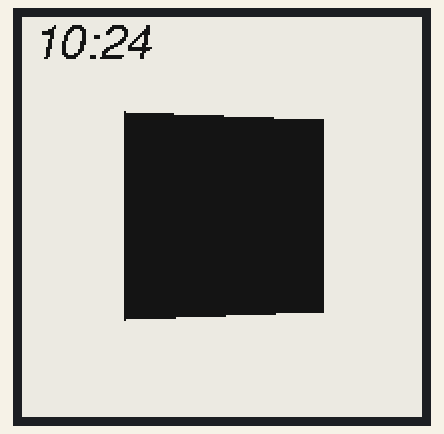
A sketch run on a simulated ESP32. On the bench: 200×200 one-colour display. The local clock reads 2024-03-15 10:24:30 at power-on unless the sketch sets it.

Above: at 0.6 s.
At 3.1 s:
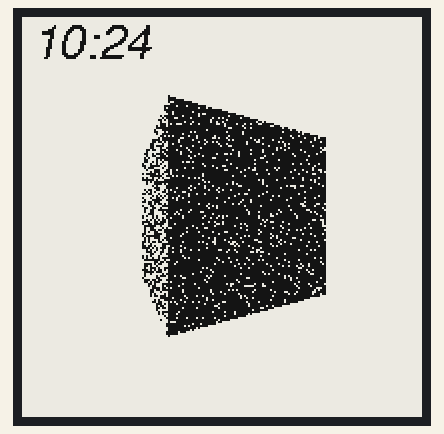
At 5.6 s:
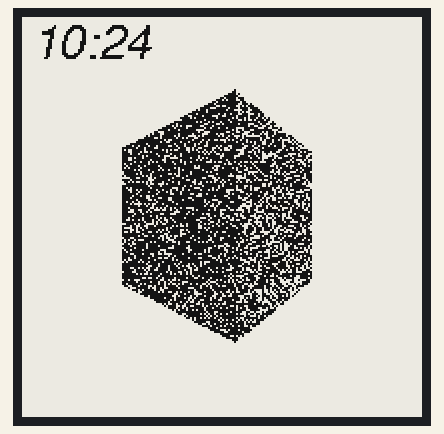
At 10.2 s:
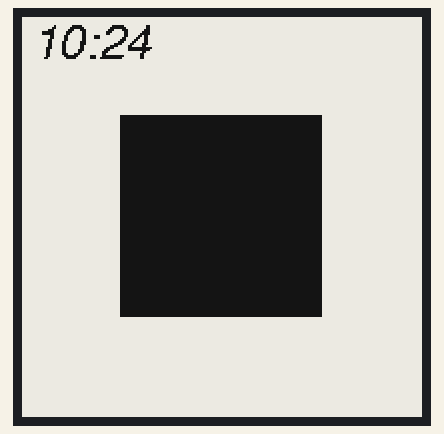
At 30.9 s:
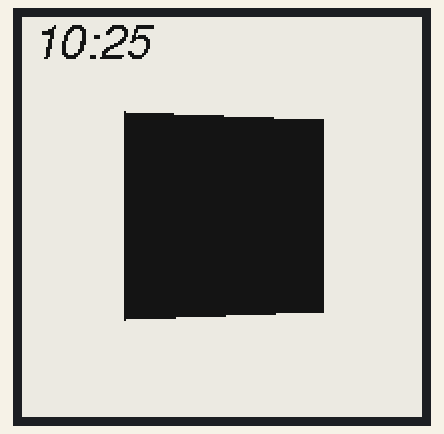
At 39.5 s:
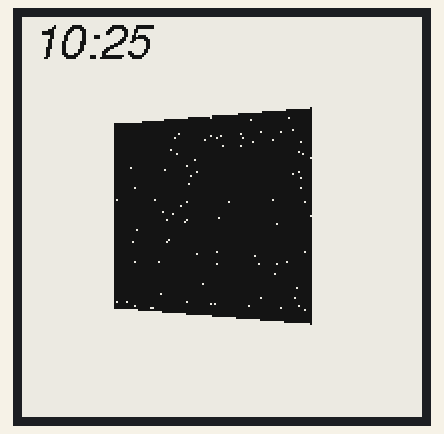

The sketch:

WatchyShader.ino
```cpp
#include "watchyShader.h"

WatchyShader watchy;

void setup(){
	Serial.begin(9600);
	watchy.init();
}

void loop(){}
```

geometry.cpp
```cpp
//geometry cpp
//vector, matrices, and projection stuff

#include "geometry.h"
#include <math.h>


vec3 cross(vec3 a, vec3 b){
	vec3 cr(a.data[1]*b.data[2]-a.data[2]*b.data[1],
		a.data[2]*b.data[0]-a.data[0]*b.data[2],
		a.data[0]*b.data[1]-a.data[1]*b.data[0]);
	return cr;
}

//normalizes vector
vec3 normal(vec3 a){
	vec3 norm = a*sqrt(dot(a,a));
	return norm;
}

float dot(vec3 a, vec3 b){
	return a.data[0]*b.data[0]+a.data[1]*b.data[1]+a.data[2]*b.data[2];
}

vec3 operator+(vec3 a, vec3 b){
	vec3 s(a.data[0]+b.data[0],
			a.data[1]+b.data[1],
			a.data[2]+b.data[2]);
	return s;
}

vec3 operator*(vec3 a, float b){
	vec3 p(a.data[0]*b,
			a.data[1]*b,
			a.data[2]*b);
	return p;
}

vec3 operator-(vec3 a, vec3 b){
	vec3 d(a.data[0]-b.data[0],
			a.data[1]-b.data[1],
			a.data[2]-b.data[2]);
	return d;
}

mat4 perspective(float fovy, float aspect, float nr, float fr){
	float t = 1/tan(fovy*0.5f);
	float a = t/aspect;
	float b = t;
	float c = fr/(fr-nr);
	float d = 1;
	float e = -nr*fr/(fr-nr);

	mat4 proj;
	proj.data[0]=a;
	proj.data[1]=0;
	proj.data[2]=0;
	proj.data[3]=0;
	proj.data[4]=0;
	proj.data[5]=b;
	proj.data[6]=0;
	proj.data[7]=0;
	proj.data[8]=0;
	proj.data[9]=0;
	proj.data[10]=c;
	proj.data[11]=d;
	proj.data[12]=0;
	proj.data[13]=0;
	proj.data[14]=e;
	proj.data[15]=0;
	return proj;
}

mat4 lookAt(vec3 eye, vec3 at, vec3 up){
	vec3 z = normal(at-eye);
	vec3 x = normal(cross(up,z));
	vec3 y = cross(z,x);
	float a = -dot(x,eye);
	float b = -dot(y,eye);
	float c = -dot(z,eye);

	mat4 view;
	view.data[0]=x.data[0];
	view.data[1]=y.data[0];
	view.data[2]=z.data[0];
	view.data[3]=0;
	view.data[4]=x.data[1];
	view.data[5]=y.data[1];
	view.data[6]=z.data[1];
	view.data[7]=0;
	view.data[8]=x.data[2];
	view.data[9]=y.data[2];
	view.data[10]=z.data[2];
	view.data[11]=0;
	view.data[12]=a;
	view.data[13]=b;
	view.data[14]=c;
	view.data[15]=1;
	return view;
}

mat4 operator*(mat4 a,mat4 b){
	mat4 product;
	product.data[0]=a.data[0]*b.data[0]+a.data[4]*b.data[1]+
					a.data[8]*b.data[2]+a.data[12]*b.data[3];
	product.data[1]=a.data[1]*b.data[0]+a.data[5]*b.data[1]+
					a.data[9]*b.data[2]+a.data[13]*b.data[3];
	product.data[2]=a.data[2]*b.data[0]+a.data[6]*b.data[1]+
					a.data[10]*b.data[2]+a.data[14]*b.data[3];
	product.data[3]=a.data[3]*b.data[0]+a.data[7]*b.data[1]+
					a.data[11]*b.data[2]+a.data[15]*b.data[3];
	product.data[4]=a.data[0]*b.data[4]+a.data[4]*b.data[5]+
					a.data[8]*b.data[6]+a.data[12]*b.data[7];
	product.data[5]=a.data[1]*b.data[4]+a.data[5]*b.data[5]+
					a.data[9]*b.data[6]+a.data[13]*b.data[7];
	product.data[6]=a.data[2]*b.data[4]+a.data[6]*b.data[5]+
					a.data[10]*b.data[6]+a.data[14]*b.data[7];
	product.data[7]=a.data[3]*b.data[4]+a.data[7]*b.data[5]+
					a.data[11]*b.data[6]+a.data[15]*b.data[7];
	product.data[8]=a.data[0]*b.data[8]+a.data[4]*b.data[9]+
					a.data[8]*b.data[10]+a.data[12]*b.data[11];
	product.data[9]=a.data[1]*b.data[8]+a.data[5]*b.data[9]+
					a.data[9]*b.data[10]+a.data[13]*b.data[11];
	product.data[10]=a.data[2]*b.data[8]+a.data[6]*b.data[9]+
					a.data[10]*b.data[10]+a.data[14]*b.data[11];
	product.data[11]=a.data[3]*b.data[8]+a.data[7]*b.data[9]+
					a.data[11]*b.data[10]+a.data[15]*b.data[11];
	product.data[12]=a.data[0]*b.data[12]+a.data[4]*b.data[13]+
					a.data[8]*b.data[14]+a.data[12]*b.data[15];
	product.data[13]=a.data[1]*b.data[12]+a.data[5]*b.data[13]+
					a.data[9]*b.data[14]+a.data[13]*b.data[15];
	product.data[14]=a.data[2]*b.data[12]+a.data[6]*b.data[13]+
					a.data[10]*b.data[14]+a.data[14]*b.data[15];
	product.data[15]=a.data[3]*b.data[12]+a.data[7]*b.data[13]+
					a.data[11]*b.data[14]+a.data[15]*b.data[15];
	return product;
}

vec4 operator*(mat4 a, vec4 b){
	vec4 p;
	p.data[0]=a.data[0]*b.data[0]+a.data[4]*b.data[1]+a.data[8]*b.data[2]+a.data[12]*b.data[3];
	p.data[1]=a.data[1]*b.data[0]+a.data[5]*b.data[1]+a.data[9]*b.data[2]+a.data[13]*b.data[3];
	p.data[2]=a.data[2]*b.data[0]+a.data[6]*b.data[1]+a.data[10]*b.data[2]+a.data[14]*b.data[3];
	p.data[3]=a.data[3]*b.data[0]+a.data[7]*b.data[1]+a.data[11]*b.data[2]+a.data[15]*b.data[3];
	return p;
}

void translate(mat4* model, vec3 t){
	model->data[0]+=model->data[3]*t.data[0];
	model->data[1]+=model->data[3]*t.data[1];
	model->data[2]+=model->data[3]*t.data[2];
	model->data[4]+=model->data[7]*t.data[0];
	model->data[5]+=model->data[7]*t.data[1];
	model->data[6]+=model->data[7]*t.data[2];
	model->data[8]+=model->data[11]*t.data[0];
	model->data[9]+=model->data[11]*t.data[1];
	model->data[10]+=model->data[11]*t.data[2];
	model->data[12]+=model->data[15]*t.data[0];
	model->data[13]+=model->data[15]*t.data[1];
	model->data[14]+=model->data[15]*t.data[2];
}

//angle in radians
void rotate(mat4* model, vec3 axis, float ang){
	float qr=cos(ang*0.5);
	float sineTerm = -sin(ang*0.5);
	float qi=sineTerm*axis.data[0];
	float qj=sineTerm*axis.data[1];
	float qk=sineTerm*axis.data[2];
	float a = 1-2*(qj*qj+qk*qk);
	float b = 2*(qi*qj+qk*qr);
	float c = 2*(qi*qk-qj*qr);
	float d = 2*(qi*qj-qk*qr);
	float e = 1-2*(qi*qi+qk*qk);
	float f = 2*(qj*qk+qi*qr);
	float g = 2*(qi*qk+qj*qr);
	float h = 2*(qj*qk-qi*qr);
	float i = 1-2*(qi*qi+qj*qj);
	mat4 prev = *model;
	model->data[0]=prev.data[0]*a+prev.data[1]*d+prev.data[2]*g;
	model->data[1]=prev.data[0]*b+prev.data[1]*e+prev.data[2]*h;
	model->data[2]=prev.data[0]*c+prev.data[1]*f+prev.data[2]*i;
	model->data[3]=prev.data[3];
	model->data[4]=prev.data[4]*a+prev.data[5]*d+prev.data[6]*g;
	model->data[5]=prev.data[4]*b+prev.data[5]*e+prev.data[6]*h;
	model->data[6]=prev.data[4]*c+prev.data[5]*f+prev.data[6]*i;
	model->data[7]=prev.data[7];
	model->data[8]=prev.data[8]*a+prev.data[9]*d+prev.data[10]*g;
	model->data[9]=prev.data[8]*b+prev.data[9]*e+prev.data[10]*h;
	model->data[10]=prev.data[8]*c+prev.data[9]*f+prev.data[10]*i;
	model->data[11]=prev.data[11];
	model->data[12]=prev.data[12]*a+prev.data[13]*d+prev.data[14]*g;
	model->data[13]=prev.data[12]*b+prev.data[13]*e+prev.data[14]*h;
	model->data[14]=prev.data[12]*c+prev.data[13]*f+prev.data[14]*i;
	model->data[15]=prev.data[15];
}
```

geometry.h
```cpp
#ifndef GEOMETRY_H
#define GEOMETRY_H

#include <string.h>


struct vec3{
	float data[3];

	vec3(){}

	vec3(float x, float y, float z){
		data[0]=x;
		data[1]=y;
		data[2]=z;
	}

	vec3(float* d){
		memcpy(data,d,3*4);
	}

	void operator=(vec3 a){
		memcpy(data,a.data,3*4);
	}
};
const vec3 worldUp = vec3(0,1,0);

struct vec4{
	float data[4];

	vec4(){}

	vec4(vec3 a, float w){
		memcpy(data,a.data,3*4);
		data[3]=w;
	}
	vec4(float x, float y, float z, float w){
		data[0]=x;
		data[1]=y;
		data[2]=z;
		data[3]=w;

	}
};

//these matrices are column major. i.e
//[0 4 8 12]
//[1 5 9 13]
//[2 6 10 14]
//[3 7 11 15]
struct mat4{
	float data[16] = {1,0,0,0,0,1,0,0,0,0,1,0,0,0,0,1};

	mat4(){}

	void operator=(mat4 a){
		memcpy(data,a.data,16*4);
	}
};


vec4 operator*(mat4 a, vec4 b);
mat4 operator*(mat4 a, mat4 b);
vec3 operator+(vec3 a, vec3 b);
vec3 operator*(vec3 a, float b);
vec3 operator-(vec3 a, vec3 b);
vec3 cross(vec3 a, vec3 b);
vec3 normal(vec3 a);
float dot(vec3 a, vec3 b);
mat4 perspective(float fovy, float aspect, float nr, float fr);
mat4 lookAt(vec3 eye, vec3 at, vec3 up);
void translate(mat4* model, vec3 t);
void rotate(mat4* model, vec3 axis, float ang);

struct camera{
	vec3 pos;
	vec3 forward;
	vec3 right;
	vec3 up;
	mat4 proj;
	mat4 view;
	float nr;
	float fr;
	float fovy;
	float aspect;

	camera(){}

	camera(vec3 p, vec3 f, vec3 u, float fy, float as, float n, float fa){
		pos=p;
		forward=f;
		up=u;
		right=cross(up,forward);
		fovy=fy;
		aspect=as;
		nr=n;
		fr=fa;
		proj=perspective(fy,as,n,fa);
		view = lookAt(
				pos,
				pos+forward,
				worldUp);
	}

	vec3 worldToNDC(vec3 world){
		mat4 vp = proj*view;
		vec4 point = vec4(world,1);
		vec4 c = vp*point;
		vec3 ndc = vec3(c.data[0]/c.data[3],
				c.data[1]/c.data[3],
				c.data[2]/c.data[3]);
		return ndc;
	}
	vec3 worldToWatchy(vec3 world){
		mat4 vp = proj*view;
		vec4 point = vec4(world,1);
		vec4 c = vp*point;
		vec3 ndc = vec3(c.data[0]/c.data[3],
				c.data[1]/c.data[3],
				c.data[2]/c.data[3]);
		vec3 w = vec3((ndc.data[0]+1)*0.5*199,
				(1-(ndc.data[1]+1)*0.5)*199,
				ndc.data[2]);
		return w;
	}
	vec3 localToWatchy(vec3 world, mat4 model){
		mat4 mvp = proj*view*model;
		vec4 point = vec4(world,1);
		vec4 c = mvp*point;
		vec3 ndc = vec3(c.data[0]/c.data[3],
				c.data[1]/c.data[3],
				c.data[2]/c.data[3]);
		vec3 w = vec3((ndc.data[0]+1)*0.5*199,
				(1-(ndc.data[1]+1)*0.5)*199,
				ndc.data[2]);
		return w;
	}
};
#endif
```

lehmer.cpp
```cpp
#include "lehmer.h"

uint32_t nProcGen=0;

void setSeed(uint32_t seed){
	nProcGen=seed;
}

uint32_t rnd(){
	nProcGen += 0xe120fc15;
	uint64_t tmp;
	tmp = (uint64_t)nProcGen * 0x4a39b70d;
	uint32_t m1 = (tmp >> 32) ^ tmp;
	tmp = (uint64_t)m1 * 0x12fad5c9;
	uint32_t m2 = (tmp >> 32) ^ tmp;
	return m2;
}

//this is kinda bunk
double randDouble(double min, double max)
{
	return ((double)rnd() / (double)(0x7FFFFFFF)) * (max - min) + min;
}

int randInt(int min, int max)
{
	return (rnd() % (max - min)) + min;
}
```

lehmer.h
```cpp
#ifndef LEHMER_H
#define LEHMER_H

#include <stdint.h>

void setSeed(uint32_t seed);
uint32_t rnd();
double randDouble(double min, double max);
int randInt(int min, int max);

#endif
```

watchyShader.cpp
```cpp
#include "watchyShader.h"

#define DARKMODE true

#ifndef _swap_int16_t
#define _swap_int16_t(a, b)                                                    \
  {                                                                            \
    int16_t t = a;                                                             \
    a = b;                                                                     \
    b = t;                                                                     \
  }
#endif

bool camInit=false;
bool updating=false;
uint16_t drawColor = 0xFFFF;
camera cam;
WatchyShader::WatchyShader(){} //constructor

float lerp(float a, float b, float t){
	return a+t*(b-a);
}

float inverseLerp(float a, float b, float v){
	return (v-a)/(b-a);
}

float smoothstep(float edgeA, float edgeB, float val){
	float il = inverseLerp(edgeA,edgeB,val);
	if(il<0)
		return 0;
	else if(il>1)
		return 1;
	return il;
}

void WatchyShader::initCam(){
	vec3 pos = vec3(0,0,0);
	vec3 forward = vec3(0,0,1);
	vec3 up = vec3(0,1,0);
	cam = camera(pos, forward, up, 1.57f, 1.0f, 0.1f, 20.0f);
	//cam = camera(pos, forward, up, 1.047f, 1.0f, 0.1f, 20.0f);
	camInit=true;
	//Serial.begin(9600);
}

void WatchyShader::drawPixel(int16_t x, int16_t y, float intensity){
	if(randInt(0,100)*0.01<intensity)
		display.drawPixel(x,y,drawColor);
}

void WatchyShader::drawLineH(int16_t xStart, int16_t height, int16_t width, float intensity){
	for(int x=xStart; x<xStart+width; x++){
		drawPixel(x,height,intensity);
	}
}

void WatchyShader::drawVertex(vec3 vert){
}

void WatchyShader::drawLine(vec3 a, vec3 b){
	for(int i=0; i<3; i++){
		display.drawLine((int)a.data[0]+i,(int)a.data[1],
				(int)b.data[0]+i,(int)b.data[1],drawColor);
	}
	for(int i=0; i<3; i++){
		display.drawLine((int)a.data[0],(int)a.data[1]+i,
				(int)b.data[0],(int)b.data[1]+i,drawColor);
	}
}

//inputs are in world space
void WatchyShader::drawTriangle(vec3 a, vec3 b, vec3 c, mat4 model){
	//transform points from world to watchy space
	vec3 wa = cam.localToWatchy(a,model);
	vec3 wb = cam.localToWatchy(b,model);
	vec3 wc = cam.localToWatchy(c,model);
	//draw some lines
	drawLine(wa,wb);
	drawLine(wb,wc);
	drawLine(wc,wa);
}

void WatchyShader::shadeTriangle(vec3 v0, vec3 v1, vec3 v2, mat4 model,float intensity){
	//transform points from world to watchy space
	vec3 p0 = cam.localToWatchy(v0,model);
	vec3 p1 = cam.localToWatchy(v1,model);
	vec3 p2 = cam.localToWatchy(v2,model);
	int16_t x0 = (int16_t)p0.data[0];
	int16_t y0 = (int16_t)p0.data[1];
	int16_t x1 = (int16_t)p1.data[0];
	int16_t y1 = (int16_t)p1.data[1];
	int16_t x2 = (int16_t)p2.data[0];
	int16_t y2 = (int16_t)p2.data[1];
	int16_t a, b, y, last;

	// Sort coordinates by Y order (y2 >= y1 >= y0)
	if (y0 > y1) {
		_swap_int16_t(y0, y1);
		_swap_int16_t(x0, x1);
	}
	if (y1 > y2) {
		_swap_int16_t(y2, y1);
		_swap_int16_t(x2, x1);
	}
	if (y0 > y1) {
		_swap_int16_t(y0, y1);
		_swap_int16_t(x0, x1);
	}

	//startWrite();
	if (y0 == y2) { // Handle awkward all-on-same-line case as its own thing
		a = b = x0;
		if (x1 < a)
			a = x1;
		else if (x1 > b)
			b = x1;
		if (x2 < a)
			a = x2;
		else if (x2 > b)
			b = x2;
		//writeFastHLine(a, y0, b - a + 1, color);
		//display.drawLine(a,y0,b,y0,0xFFFF);
		drawLineH(a,y0,b-a+1,intensity);
		//endWrite();
		return;
	}

	int16_t dx01 = x1 - x0, dy01 = y1 - y0, dx02 = x2 - x0, dy02 = y2 - y0,
	dx12 = x2 - x1, dy12 = y2 - y1;
	int32_t sa = 0, sb = 0;

	// For upper part of triangle, find scanline crossings for segments
	// 0-1 and 0-2.  If y1=y2 (flat-bottomed triangle), the scanline y1
	// is included here (and second loop will be skipped, avoiding a /0
	// error there), otherwise scanline y1 is skipped here and handled
	// in the second loop...which also avoids a /0 error here if y0=y1
	// (flat-topped triangle).
	if (y1 == y2)
		last = y1; // Include y1 scanline
	else
		last = y1 - 1; // Skip it

	for (y = y0; y <= last; y++) {
		a = x0 + sa / dy01;
		b = x0 + sb / dy02;
		sa += dx01;
		sb += dx02;
		/* longhand:
		a = x0 + (x1 - x0) * (y - y0) / (y1 - y0);
		b = x0 + (x2 - x0) * (y - y0) / (y2 - y0);
		*/
		if (a > b)
			_swap_int16_t(a, b);
		//writeFastHLine(a, y, b - a + 1, color);
		//display.drawLine(a,y,b,y,0xFFFF);
		drawLineH(a,y,b-a+1,intensity);
	}

	// For lower part of triangle, find scanline crossings for segments
	// 0-2 and 1-2.  This loop is skipped if y1=y2.
	sa = (int32_t)dx12 * (y - y1);
	sb = (int32_t)dx02 * (y - y0);
	for (; y <= y2; y++) {
		a = x1 + sa / dy12;
		b = x0 + sb / dy02;
		sa += dx12;
		sb += dx02;
		/* longhand:
		a = x1 + (x2 - x1) * (y - y1) / (y2 - y1);
		b = x0 + (x2 - x0) * (y - y0) / (y2 - y0);
		*/
		if (a > b)
			_swap_int16_t(a, b);
		//writeFastHLine(a, y, b - a + 1, color);
		//display.drawLine(a,y,b,y,0xFFFF);
		drawLineH(a,y,b-a+1,intensity);
	}
	//endWrite();
}


void WatchyShader::drawWatchFace(){
	if(updating)
		return;
	updating=true;
	//test code for triangle rendering and mvp transformation
	//uncomment for awesomeness
	if(!camInit)
		initCam();
	//init the model transform matrix as identity
	mat4 model;
	mat4 trans;
	mat4 quat;
	translate(&trans,vec3(0,0,1.5f));
	//test triangle
	vec3 t[3];
	t[0] = vec3(-1,-1,0);
	t[1] = vec3(0,1,0);
	t[2] = vec3(1,-1,0);
	//test normal
	vec4 localNorm = vec4(0,0,-1,1);
	vec4 worldNorm;
	//init the cube verts
	vec3 v[8];
	v[0] = vec3(-0.5,-0.5,-0.5);
	v[1] = vec3(-0.5,0.5,-0.5);
	v[2] = vec3(0.5,0.5,-0.5);
	v[3] = vec3(0.5,-0.5,-0.5);
	v[4] = vec3(-0.5,-0.5,0.5);
	v[5] = vec3(-0.5,0.5,0.5);
	v[6] = vec3(0.5,0.5,0.5);
	v[7] = vec3(0.5,-0.5,0.5);
	//init the local norms per face - hacky hack
	//vec4 because we only have a mat4*vec4, just set w to 1
	vec4 n[6];
	n[0] = vec4(0,0,-1,1);//front
	n[1] = vec4(0,0,1,1);//back
	n[2] = vec4(1,0,0,1);//right
	n[3] = vec4(-1,0,0,1);//left
	n[4] = vec4(0,1,0,1);//top
	n[5] = vec4(0,-1,0,1);//bottom
	float intensity;
	for(int i=0; i<20; i++){
		//draw time
		drawTime();
		//rotate cube
		rotate(&quat,worldUp,0.0785f);
		model=trans*quat;
		//draw cube
		//draw front face
		//calculate intensity assuming light source is at camera location
		worldNorm=quat*n[0];
		intensity=-dot(cam.forward,vec3(worldNorm.data));
		shadeTriangle(v[0],v[1],v[2],model,intensity);
		shadeTriangle(v[2],v[3],v[0],model,intensity);
		//draw back face
		worldNorm=quat*n[1];
		intensity=-dot(cam.forward,vec3(worldNorm.data));
		shadeTriangle(v[6],v[5],v[7],model,intensity);
		shadeTriangle(v[5],v[7],v[4],model,intensity);
		//draw right face
		worldNorm=quat*n[2];
		intensity=-dot(cam.forward,vec3(worldNorm.data));
		shadeTriangle(v[2],v[6],v[3],model,intensity);
		shadeTriangle(v[3],v[6],v[7],model,intensity);
		//draw left face
		worldNorm=quat*n[3];
		intensity=-dot(cam.forward,vec3(worldNorm.data));
		shadeTriangle(v[5],v[1],v[4],model,intensity);
		shadeTriangle(v[4],v[1],v[0],model,intensity);
		//draw top face
		worldNorm=quat*n[4];
		intensity=-dot(cam.forward,vec3(worldNorm.data));
		shadeTriangle(v[1],v[5],v[6],model,intensity);
		shadeTriangle(v[1],v[6],v[2],model,intensity);
		//draw bottom face
		worldNorm=quat*n[5];
		intensity=-dot(cam.forward,vec3(worldNorm.data));
		shadeTriangle(v[4],v[0],v[3],model,intensity);
		shadeTriangle(v[4],v[3],v[7],model,intensity);
		display.display(true); //partial refresh
	}
	updating=false;
}

void WatchyShader::drawTime(){
    //display.setFont(&DSEG7_Classic_Bold_53);
    display.setFont(&FreeSansOblique12pt7b);
	if(currentTime.Hour>=12)
	{
		display.setCursor(5, 53+60+65+10);
		display.setTextColor(0xFFFF);
		display.fillScreen(0x0000);
		drawColor = 0xFFFF;
	}
	else
	{
		display.setCursor(5, 20);
		display.setTextColor(0x0000);
		display.fillScreen(0xFFFF);
		drawColor = 0x0000;
	}

    if(currentTime.Hour < 10){
        display.print("0");
    }
    display.print(currentTime.Hour);
    display.print(":");
    if(currentTime.Minute < 10){
        display.print("0");
    }
    display.println(currentTime.Minute);
}
```

watchyShader.h
```cpp
#ifndef WATCHYSHADER_H
#define WATCHYSHADER_H

#include <Watchy.h>
#include "lehmer.h"
#include "geometry.h"
#include "DSEG7_Classic_Regular_15.h"
#include "FreeSansOblique12pt7b.h"

class WatchyShader : public Watchy{
    public:
        WatchyShader();
		void initCam();
        void drawWatchFace();
		void drawTime();
		void drawVertex(vec3 vert);
		void drawLine(vec3 a, vec3 b);
		void drawTriangle(vec3 a, vec3 b, vec3 c,mat4 model);
		void shadeTriangle(vec3 a, vec3 b, vec3 c,mat4 model,float intensity);
		void drawPixel(int16_t x,int16_t y,float intensity);
		void drawLineH(int16_t xStart, int16_t height, int16_t width, float intensity);
};

#endif
```

Source omitted: c_Regular_15.h (data table, 12417 bytes), blique12pt7b.h (data table, 19435 bytes)

Measured:
- what the display in image 1 shows lasts 0.5 s, from 3.1 s to 3.6 s
- what the display in image 3 shows lasts 20.7 s, from 10.1 s to 30.8 s
